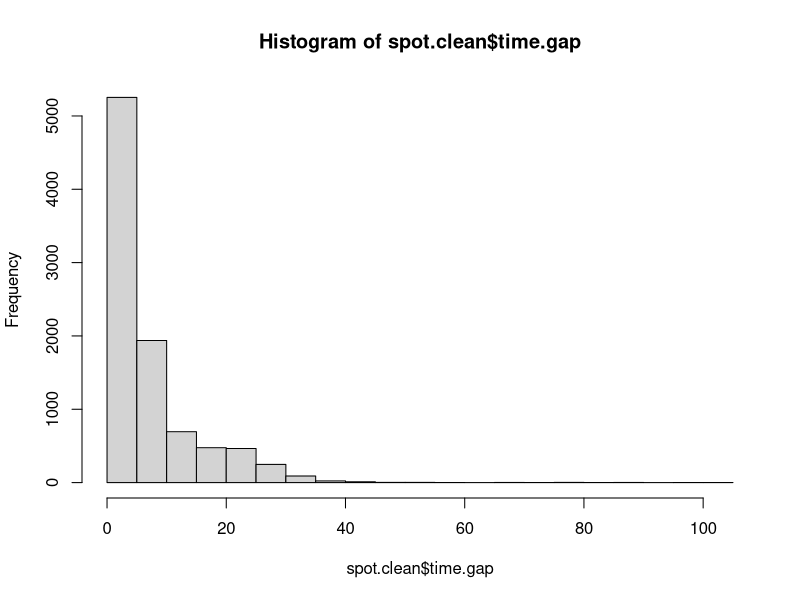

R code for this plot: (Note: this script raises an error after producing the figure.)
## ---- chunk 1
rm(list = ls())
cat("\14")
library(tidyverse)
library(here)
library(lubridate)
spot <- read.csv(here("Spot Data.csv"))
## ---- chunk 2
#Rename Patient ID
spot$Patient.ID <- as.numeric(factor(spot$Patient.ID, levels=unique(spot$Patient.ID)))

#Binomial Sex
spot$Patient.Sex <- as.factor(spot$Patient.Sex)

#Dropping Redundant Predictors   
t(t(colnames(spot)))
spot <- spot[,-c(5)]

#Factoring Specimen Type
spot$Specimen.Type <- as.factor(spot$Specimen.Type)

#Factoring and Renaming Client Location
spot$Client.ID <- as.factor(spot$Client.ID)
levels(spot$Client.ID) <- c("Location A","Location B","Location C","Location D","Location E","Location F",
                            "Location G","Location H","Location I","Location J","Location K","Location L",
                            "Location M","Location N","Location O","Location P","Location Q","Location R")
table(spot$Client.ID)

#Convert and Simplify Datetime Columns
datetime_cols <- c("Datetime.Kit.Delivered", "Datetime.Kit.Registered", "Datetime.Sample.Sent.In", "Datetime.Sample.Received", "Datetime.of.End.Status")

for (col in datetime_cols) {
  spot[[col]] <- as.Date(substr(spot[[col]], 1, 10), format="%Y-%m-%d")
}

table(spot$End.Status)
## ---- chunk 3
#Calculate Time Gap between Sent in and Resulted
spot$time.gap <- as.numeric(difftime(spot$Datetime.of.End.Status, spot$Datetime.Sample.Sent.In,units = "day"))

t(t(colnames(spot)))
spot.clean <- spot[,-c(7,8,10)]
spot.clean <- na.omit(spot.clean)
spot.clean <- spot.clean[!(spot.clean$End.Status %in% c("collected", "collection_exception","delivered","delivery_exception","partially_resulted","received")),]
reject <- subset(spot.clean, End.Status == "rejected")


hist(spot.clean$time.gap)


threshold <-  1.5*(IQR(spot.clean$time.gap))
outliers <- spot.clean$time.gap < median(spot.clean$time.gap) - threshold | spot.clean$time.gap > median(spot.clean$time.gap) + threshold
spot.clean <- spot.clean[!outliers,]

View(spot)
View(spot.clean)

test.rate <- spot.clean%>%
  group_by(Specimen.Type) %>%
  summarize(Count = n(), resulted_rate = sum(End.Status == "resulted")/n())

test.duration <- spot%>%
  count(Patient.ID)%>%
  na.omit()


threshold.duration <-  1.5*(IQR(test.duration$n))
outliers.duration <- test.duration$n < median(test.duration$n) - threshold.duration | test.duration$n > median(test.duration$n) + threshold.duration
test.duration <- test.duration[!outliers,]

test.duration$n <- as.factor(test.duration$n)

ggplot(test.duration, aes(x = n)) +
  geom_bar( alpha = 0.5, color = "black", fill = "cornflowerblue") +
  geom_text(stat = "count", aes(label = ..count..), hjust = -0.5) +
  coord_flip()+
  labs(x = "Number of tests taken", 
       y = "Count",
       title ="Distribution of number of tests taken by patients") +
  theme_minimal()



ggplot(test.rate, aes(x = reorder(Specimen.Type,Count), y = resulted_rate, fill = Specimen.Type)) +
  geom_bar(aes(y = Count),stat = "identity", alpha = 0.5, width = 0.5) +
  geom_text(aes(label = paste0(round(resulted_rate*100,2), "%"), y = Count + 1), 
            color = "black", fontface = "bold", size = 4, hjust = -0.1) +
  labs(x = "", y = "Count / Success Rate", 
       title = "Success Rate and Count by Specimen Type") +
  scale_fill_discrete(name = "Specimen Type") +
  scale_y_continuous(sec.axis = sec_axis(~./max(test.rate$count), name = "Count"))+
  ylim(0,8000)+
  coord_flip()+
  theme_classic()+
  theme(legend.position = "none")
## ---- chunk 4

timeseries <- as.data.frame(table(spot$Datetime.Kit.Delivered))
timeseries.ts <- ts(data = timeseries$Freq, start = c(2021, 12), frequency = 365)
plot(timeseries.ts)
